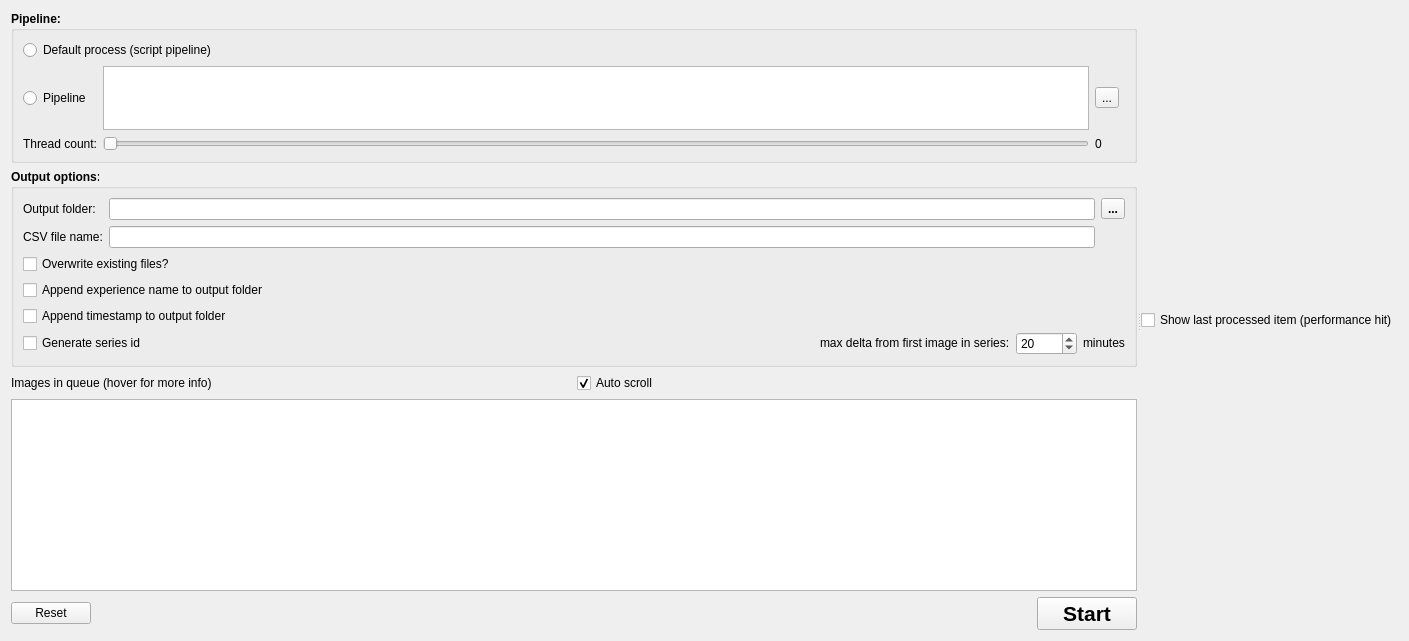
      <widget class="QWidget" name="tab_pipeline_processor">
       <attribute name="title">
        <string>Pipeline processor</string>
       </attribute>
       <layout class="QHBoxLayout" name="horizontalLayout_4">
        <item>
         <widget class="QSplitter" name="splitter">
          <property name="orientation">
           <enum>Qt::Horizontal</enum>
          </property>
          <widget class="QWidget" name="layoutWidget">
           <layout class="QVBoxLayout" name="verticalLayout_4">
            <item>
             <widget class="QGroupBox" name="groupBox_2">
              <property name="sizePolicy">
               <sizepolicy hsizetype="Preferred" vsizetype="Fixed">
                <horstretch>0</horstretch>
                <verstretch>0</verstretch>
               </sizepolicy>
              </property>
              <property name="font">
               <font>
                <weight>75</weight>
                <bold>true</bold>
               </font>
              </property>
              <property name="title">
               <string>Pipeline:</string>
              </property>
              <property name="flat">
               <bool>false</bool>
              </property>
              <layout class="QGridLayout" name="gridLayout_5">
               <item row="1" column="2">
                <widget class="QToolButton" name="bt_pp_select_script">
                 <property name="font">
                  <font>
                   <weight>50</weight>
                   <bold>false</bold>
                  </font>
                 </property>
                 <property name="text">
                  <string>...</string>
                 </property>
                 <property name="icon">
                  <iconset resource="main.qrc">
                   <normaloff>:/common/resources/List.png</normaloff>:/common/resources/List.png</iconset>
                 </property>
                </widget>
               </item>
               <item row="2" column="2">
                <widget class="QLabel" name="lb_pp_thread_count">
                 <property name="font">
                  <font>
                   <weight>50</weight>
                   <bold>false</bold>
                  </font>
                 </property>
                 <property name="text">
                  <string>0</string>
                 </property>
                </widget>
               </item>
               <item row="2" column="1">
                <widget class="QSlider" name="sl_pp_thread_count">
                 <property name="orientation">
                  <enum>Qt::Horizontal</enum>
                 </property>
                </widget>
               </item>
               <item row="2" column="0">
                <widget class="QLabel" name="label_9">
                 <property name="sizePolicy">
                  <sizepolicy hsizetype="Minimum" vsizetype="Minimum">
                   <horstretch>0</horstretch>
                   <verstretch>0</verstretch>
                  </sizepolicy>
                 </property>
                 <property name="font">
                  <font>
                   <weight>50</weight>
                   <bold>false</bold>
                  </font>
                 </property>
                 <property name="text">
                  <string>Thread count:</string>
                 </property>
                </widget>
               </item>
               <item row="1" column="0">
                <widget class="QRadioButton" name="rb_pp_load_script">
                 <property name="font">
                  <font>
                   <weight>50</weight>
                   <bold>false</bold>
                  </font>
                 </property>
                 <property name="text">
                  <string>Pipeline</string>
                 </property>
                </widget>
               </item>
               <item row="0" column="0" colspan="4">
                <widget class="QRadioButton" name="rb_pp_default_process">
                 <property name="font">
                  <font>
                   <weight>50</weight>
                   <bold>false</bold>
                  </font>
                 </property>
                 <property name="text">
                  <string>Default process (script pipeline)</string>
                 </property>
                </widget>
               </item>
               <item row="1" column="1">
                <widget class="QTextBrowser" name="tb_pp_desc">
                 <property name="maximumSize">
                  <size>
                   <width>16777215</width>
                   <height>64</height>
                  </size>
                 </property>
                 <property name="font">
                  <font>
                   <weight>50</weight>
                   <bold>false</bold>
                  </font>
                 </property>
                </widget>
               </item>
              </layout>
             </widget>
            </item>
            <item>
             <widget class="QGroupBox" name="groupBox">
              <property name="sizePolicy">
               <sizepolicy hsizetype="Preferred" vsizetype="Fixed">
                <horstretch>0</horstretch>
                <verstretch>0</verstretch>
               </sizepolicy>
              </property>
              <property name="font">
               <font>
                <weight>75</weight>
                <bold>true</bold>
               </font>
              </property>
              <property name="title">
               <string>Output options:</string>
              </property>
              <layout class="QGridLayout" name="gridLayout_11">
               <item row="1" column="1">
                <widget class="QLineEdit" name="edt_csv_file_name"/>
               </item>
               <item row="1" column="0">
                <widget class="QLabel" name="lbl_csv_file_name">
                 <property name="font">
                  <font>
                   <weight>50</weight>
                   <bold>false</bold>
                  </font>
                 </property>
                 <property name="text">
                  <string>CSV file name:</string>
                 </property>
                </widget>
               </item>
               <item row="0" column="2">
                <widget class="QToolButton" name="bt_pp_select_output_folder">
                 <property name="text">
                  <string>...</string>
                 </property>
                 <property name="icon">
                  <iconset resource="main.qrc">
                   <normaloff>:/common/resources/folder_blue.png</normaloff>:/common/resources/folder_blue.png</iconset>
                 </property>
                </widget>
               </item>
               <item row="6" column="0" colspan="3">
                <layout class="QHBoxLayout" name="horizontalLayout_11">
                 <item>
                  <widget class="QCheckBox" name="cb_pp_generate_series_id">
                   <property name="sizePolicy">
                    <sizepolicy hsizetype="Minimum" vsizetype="Fixed">
                     <horstretch>0</horstretch>
                     <verstretch>0</verstretch>
                    </sizepolicy>
                   </property>
                   <property name="font">
                    <font>
                     <weight>50</weight>
                     <bold>false</bold>
                    </font>
                   </property>
                   <property name="text">
                    <string>Generate series id</string>
                   </property>
                  </widget>
                 </item>
                 <item>
                  <spacer name="horizontalSpacer_7">
                   <property name="orientation">
                    <enum>Qt::Horizontal</enum>
                   </property>
                   <property name="sizeHint" stdset="0">
                    <size>
                     <width>40</width>
                     <height>20</height>
                    </size>
                   </property>
                  </spacer>
                 </item>
                 <item>
                  <widget class="QLabel" name="label_4">
                   <property name="sizePolicy">
                    <sizepolicy hsizetype="Preferred" vsizetype="Fixed">
                     <horstretch>0</horstretch>
                     <verstretch>0</verstretch>
                    </sizepolicy>
                   </property>
                   <property name="font">
                    <font>
                     <weight>50</weight>
                     <bold>false</bold>
                    </font>
                   </property>
                   <property name="text">
                    <string>max delta from first image in series:</string>
                   </property>
                  </widget>
                 </item>
                 <item>
                  <widget class="QSpinBox" name="sp_pp_time_delta">
                   <property name="sizePolicy">
                    <sizepolicy hsizetype="Minimum" vsizetype="Fixed">
                     <horstretch>0</horstretch>
                     <verstretch>0</verstretch>
                    </sizepolicy>
                   </property>
                   <property name="font">
                    <font>
                     <weight>50</weight>
                     <bold>false</bold>
                    </font>
                   </property>
                   <property name="maximum">
                    <number>10080</number>
                   </property>
                   <property name="value">
                    <number>20</number>
                   </property>
                  </widget>
                 </item>
                 <item>
                  <widget class="QLabel" name="label_5">
                   <property name="sizePolicy">
                    <sizepolicy hsizetype="Preferred" vsizetype="Fixed">
                     <horstretch>0</horstretch>
                     <verstretch>0</verstretch>
                    </sizepolicy>
                   </property>
                   <property name="font">
                    <font>
                     <weight>50</weight>
                     <bold>false</bold>
                    </font>
                   </property>
                   <property name="text">
                    <string>minutes</string>
                   </property>
                  </widget>
                 </item>
                </layout>
               </item>
               <item row="0" column="1">
                <widget class="QLineEdit" name="le_pp_output_folder">
                 <property name="font">
                  <font>
                   <weight>50</weight>
                   <bold>false</bold>
                  </font>
                 </property>
                 <property name="readOnly">
                  <bool>true</bool>
                 </property>
                </widget>
               </item>
               <item row="0" column="0">
                <widget class="QLabel" name="label_2">
                 <property name="font">
                  <font>
                   <weight>50</weight>
                   <bold>false</bold>
                  </font>
                 </property>
                 <property name="text">
                  <string>Output folder:</string>
                 </property>
                </widget>
               </item>
               <item row="4" column="0" colspan="3">
                <widget class="QCheckBox" name="cb_pp_append_timestamp_to_output_folder">
                 <property name="font">
                  <font>
                   <weight>50</weight>
                   <bold>false</bold>
                  </font>
                 </property>
                 <property name="text">
                  <string>Append timestamp to output folder</string>
                 </property>
                </widget>
               </item>
               <item row="3" column="0" colspan="3">
                <widget class="QCheckBox" name="cb_pp_append_experience_name">
                 <property name="font">
                  <font>
                   <weight>50</weight>
                   <bold>false</bold>
                  </font>
                 </property>
                 <property name="text">
                  <string>Append experience name to output folder</string>
                 </property>
                </widget>
               </item>
               <item row="2" column="0" colspan="3">
                <widget class="QCheckBox" name="cb_pp_overwrite">
                 <property name="font">
                  <font>
                   <weight>50</weight>
                   <bold>false</bold>
                  </font>
                 </property>
                 <property name="text">
                  <string>Overwrite existing files?</string>
                 </property>
                </widget>
               </item>
              </layout>
             </widget>
            </item>
            <item>
             <layout class="QGridLayout" name="gridLayout_10">
              <item row="0" column="0">
               <widget class="QLabel" name="label_6">
                <property name="text">
                 <string>Images in queue (hover for more info)</string>
                </property>
               </widget>
              </item>
              <item row="0" column="1">
               <widget class="QCheckBox" name="cb_queue_auto_scroll">
                <property name="text">
                 <string>Auto scroll</string>
                </property>
                <property name="checked">
                 <bool>true</bool>
                </property>
               </widget>
              </item>
              <item row="1" column="0" colspan="2">
               <widget class="QListWidget" name="lw_images_queue"/>
              </item>
             </layout>
            </item>
            <item>
             <layout class="QHBoxLayout" name="horizontalLayout_3">
              <item>
               <widget class="QPushButton" name="bt_pp_reset">
                <property name="font">
                 <font>
                  <weight>50</weight>
                  <bold>false</bold>
                 </font>
                </property>
                <property name="text">
                 <string>Reset</string>
                </property>
                <property name="icon">
                 <iconset resource="main.qrc">
                  <normaloff>:/common/resources/Refresh.png</normaloff>:/common/resources/Refresh.png</iconset>
                </property>
               </widget>
              </item>
              <item>
               <spacer name="horizontalSpacer_6">
                <property name="orientation">
                 <enum>Qt::Horizontal</enum>
                </property>
                <property name="sizeHint" stdset="0">
                 <size>
                  <width>944</width>
                  <height>20</height>
                 </size>
                </property>
               </spacer>
              </item>
              <item>
               <widget class="QPushButton" name="bt_pp_start">
                <property name="minimumSize">
                 <size>
                  <width>100</width>
                  <height>0</height>
                 </size>
                </property>
                <property name="font">
                 <font>
                  <pointsize>16</pointsize>
                  <weight>75</weight>
                  <bold>true</bold>
                 </font>
                </property>
                <property name="text">
                 <string>Start</string>
                </property>
                <property name="icon">
                 <iconset resource="main.qrc">
                  <normaloff>:/image_process/resources/Play.png</normaloff>:/image_process/resources/Play.png</iconset>
                </property>
                <property name="iconSize">
                 <size>
                  <width>24</width>
                  <height>24</height>
                 </size>
                </property>
               </widget>
              </item>
             </layout>
            </item>
           </layout>
          </widget>
          <widget class="QWidget" name="layoutWidget">
           <layout class="QVBoxLayout" name="ver_layout_last_image">
            <item>
             <widget class="QCheckBox" name="chk_pp_show_last_item">
              <property name="text">
               <string>Show last processed item (performance hit)</string>
              </property>
             </widget>
            </item>
           </layout>
          </widget>
         </widget>
        </item>
       </layout>
      </widget>
